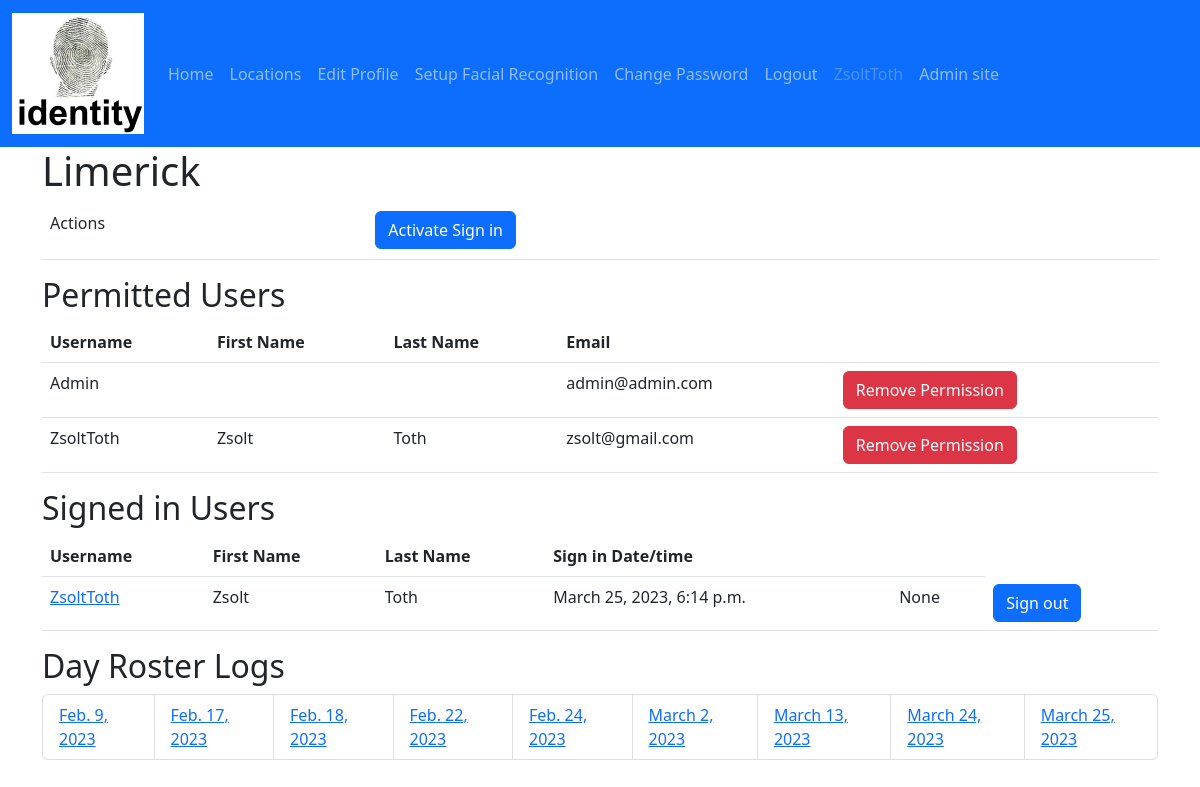
/locations/1/ (signed in), run on the app's committed database.
### identity/models.py (models this page shows, shortened)
class UserAccount(AbstractUser):
    is_face_recognition_enabled = models.BooleanField(default=False)
    is_twin = models.BooleanField(default=False)
    telephone = models.CharField(max_length=20, blank=True)

class Location(models.Model):
    id = models.AutoField(primary_key=True)
    address = models.CharField(max_length=200)
    description = models.CharField(max_length=200)
    email = models.EmailField(max_length=200, unique=True)
    name = models.CharField(max_length=200, unique=True)
    telephone = models.CharField(max_length=20)

class LocationPermission(models.Model):
    location = models.ForeignKey(Location, on_delete=models.CASCADE)
    user_account = models.ForeignKey(
        settings.AUTH_USER_MODEL,
        on_delete=models.CASCADE,
    )

class Roster(models.Model):
    id = models.AutoField(primary_key=True)
    location = models.ForeignKey(Location, on_delete=models.CASCADE)
    sign_in_date = models.DateTimeField('date signed in', auto_now_add=True)
    sign_out_date = models.DateTimeField('date signed out', blank=True, null=True)
    user_account = models.ForeignKey(
        settings.AUTH_USER_MODEL,
        on_delete=models.CASCADE,
    )

### identity/views.py (the view)
# urls.py: path('locations/<int:location_id>/',views.location_details, name='details'),
@login_required
@permission_required('identity.change_location', raise_exception=True)
def location_details(request, location_id):
    location = get_object_or_404(Location, pk=location_id)
    location_active_sign_ins: list = Roster.objects.filter(
        location=location, sign_out_date__isnull=True)
    location_day_roster_logs: list = Roster.objects.filter(
        location=location).values_list('sign_in_date__date', flat=True).distinct()
    context = {
        'location': location,
        'location_active_sign_ins': location_active_sign_ins,
        'location_day_roster_logs': location_day_roster_logs,
    }
    return render(request, 'locations/details.html', context)

### identity/templates/locations/details.html (shortened to what this page needs)
{% extends "master.html" %}
{% block content %}
    <h1>{{ location.name }}</h1>
    <table class="table" aria-describedby="my-desc">
        <tr>
            <td>
                <p id="my-desc">Actions</p>
            </td>
            <td>
                {% if perms.identity.activate_sign_in %}
                    <a class="btn btn-primary" href="{% url 'sign_in' location.id %}">Activate Sign in</a>
                {% endif %}
            </td>
            <td>
            </td>
        </tr>
    </table>
    <h2 id="my-desc">Permitted Users</h2>
    {% if location.locationpermission_set.all %}
        <table class="table" aria-describedby="my-desc">
            <tr>
                <th>Username</th>
                <th>First Name</th>
                <th>Last Name</th>
                <th>Email</th>
                <th>
                </th>
            </tr>
            {% for location_permission in location.locationpermission_set.all %}
                <tr>
                    <td>{{ location_permission.user_account.username }}</td>
                    <td>{{ location_permission.user_account.first_name }}</td>
                    <td>{{ location_permission.user_account.last_name }}</td>
                    <td>{{ location_permission.user_account.email }}</td>
                    <td>
                        <a class="btn btn-danger"
                           href="{% url 'remove-permission' location_permission.location.id location_permission.user_account.id %}">Remove Permission</a>
                    </td>
                </tr>
            {% endfor %}
        </table>
    {% else %}
        <p>No Permissions are set for this location.</p>
    {% endif %}
    <h2 id="roster-desc">Signed in Users</h2>
    {% if location.roster_set.all %}
        <table class="table" aria-describedby="roster-desc">
            <tr>
                <th>Username</th>
                <th>First Name</th>
                <th>Last Name</th>
                <th>Sign in Date/time</th>
                <th>
                </th>
            </tr>
            {% for roster in location_active_sign_ins %}
                <tr>
                    <td>
                        <a href="{% url 'user-account-details' roster.user_account.id %}">{{ roster.user_account.username }}</a>
                    </td>
                    <td>{{ roster.user_account.first_name }}</td>
                    <td>{{ roster.user_account.last_name }}</td>
                    <td>{{ roster.sign_in_date }}</td>
                    <td>{{ roster.sign_out_date }}</td>
                    <td>
                        <a class="btn btn-primary" href="{% url 'force-sign-out' roster.id %}">Sign out</a>
                    </td>
                </tr>
            {% endfor %}
        </table>
    {% else %}
        <p>
            No active user sign-ins for this location.
        </p>
    {% endif %}
    <h2 id="day-roster-desc" class="sm">
        Day Roster Logs
    </h2>
    {% if location_day_roster_logs %}
        <ul class="list-group list-group-horizontal">
            {% for location_day_roster_log in location_day_roster_logs %}
                <li class="list-group-item">
                    <a href="{% url 'roster-details' location.id location_day_roster_log %}">{{ location_day_roster_log }}</a>
                </li>
            {% endfor %}
        </ul>
    {% else %}
        <p>
            No Day Roster Logs for this location.
        </p>
    {% endif %}
{% endblock content %}

### identity/templates/master.html (shortened to what this page needs)
{% load static %}
<!DOCTYPE html>
<html lang="en">
    <head>
        <link href="https://cdn.jsdelivr.net/npm/bootstrap@5.2.2/dist/css/bootstrap.min.css"
              rel="stylesheet"
/>
    </head>
    <body>
        <header>
            <nav class="navbar navbar-expand-lg navbar-dark bg-primary">
                <div class="container-fluid">
                    <a class="navbar-brand" href="/">
                        <img src="{% static 'img/identity-logo.png' %}" alt="Identity Logo"/>
                    </a>
                    <div class="collapse navbar-collapse" id="navbarColor01">
                        <ul class="navbar-nav me-auto">
                            <li class="nav-item active">
                                <a class="nav-link" href="/">Home
                                </a>
                            </li>
                            {% if user.is_authenticated %}
                                <li class="nav-item">
                                    <a class="nav-link" href="{% url 'locations' %}">Locations</a>
                                </li>
                                <li class="nav-item">
                                    <a class="nav-link" href="{% url 'edit_user_profile' %}">Edit Profile</a>
                                </li>
                                <li class="nav-item">
                                    <a class="nav-link" href="{% url 'setup_facial_recognition' %}">Setup Facial Recognition</a>
                                </li>
                                <li class="nav-item">
                                    <a class="nav-link" href="{% url 'change_password' %}">Change Password</a>
                                </li>
                                <li class="nav-item">
                                    <a class="nav-link" href="{% url 'logout' %}">Logout</a>
                                </li>
                                <li class="nav-item">
                                    <span class="nav-link disabled">{{ user.get_username }}</span>
                                </li>
                            {% else %}
                                <li class="nav-item">
                                    <a class="nav-link" href="{% url 'login' %}">Login</a>
                                </li>
                            {% endif %}
                            <li class="nav-item">
                                <a class="nav-link" href="{% url 'admin:index' %}">Admin site</a>
                            </li>
                        </ul>
                    </div>
                </div>
            </nav>
        </header>
        <div class="container">
            <div class="row">
                <main>
                    {% block content %}
                    {% endblock content %}
                </main>
            </div>
        </div>
    </body>
</html>

### data on the page
UserAccount: get_username "ZsoltToth"
Location: name "Limerick"
LocationPermission: user_account.username "Admin", user_account.email "admin@admin.com"
LocationPermission: user_account.username "ZsoltToth", user_account.first_name "Zsolt", user_account.last_name "Toth", user_account.email "zsolt@gmail.com"
Roster: user_account.username "ZsoltToth", user_account.first_name "Zsolt", user_account.last_name "Toth", sign_in_date "March 25, 2023, 6:14 p.m.", sign_out_date "None"

### other printed values
{{ location_day_roster_log }} "Feb. 9, 2023" "Feb. 17, 2023" "Feb. 18, 2023" "Feb. 22, 2023" "Feb. 24, 2023" "March 2, 2023" "March 13, 2023" "March 24, 2023" "March 25, 2023"
